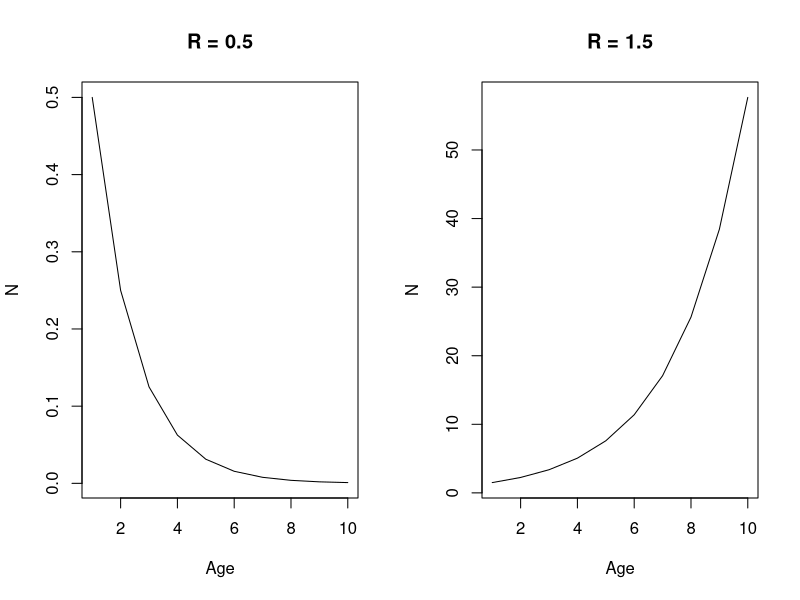
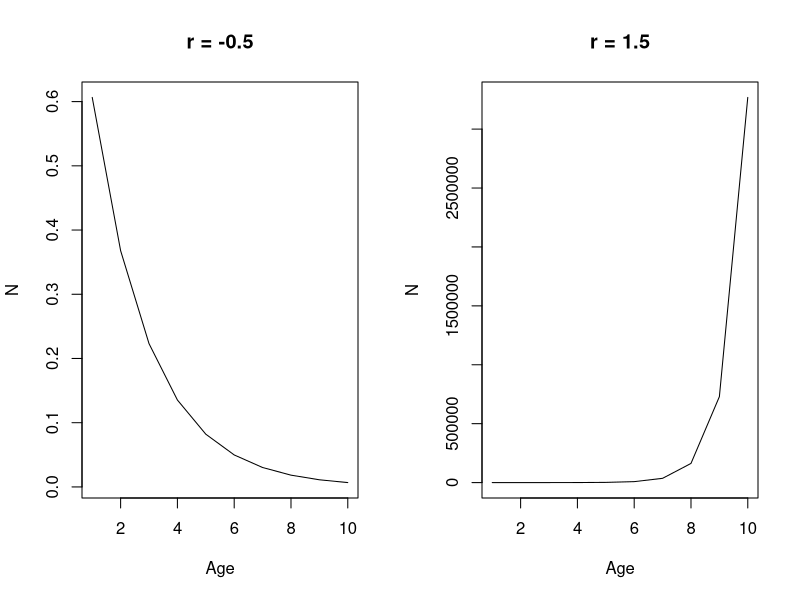
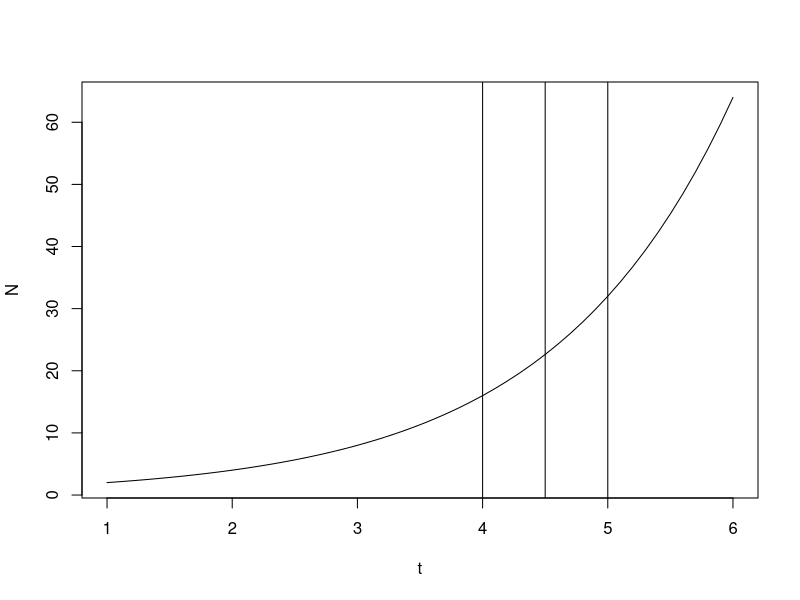
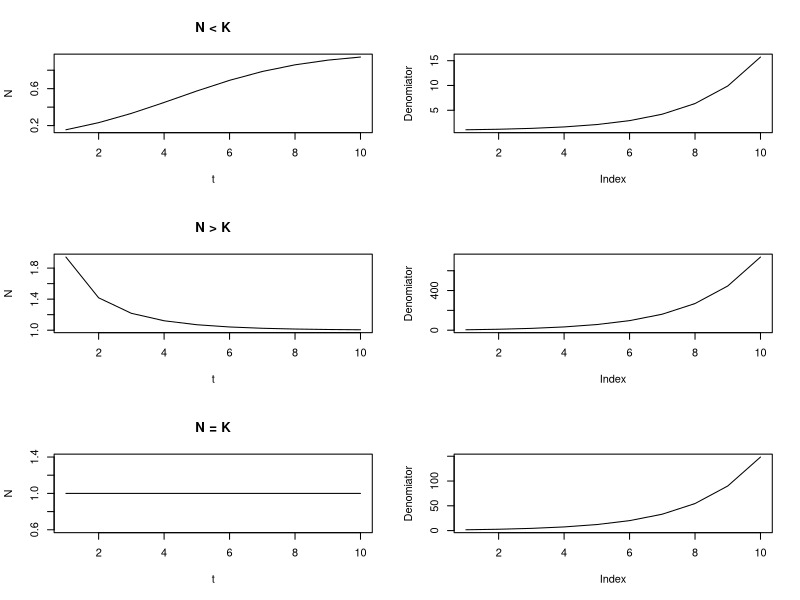
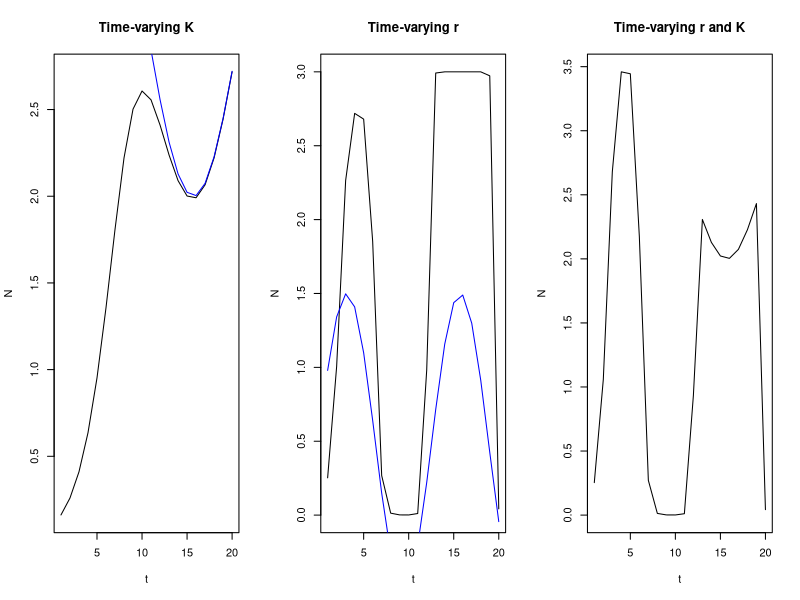
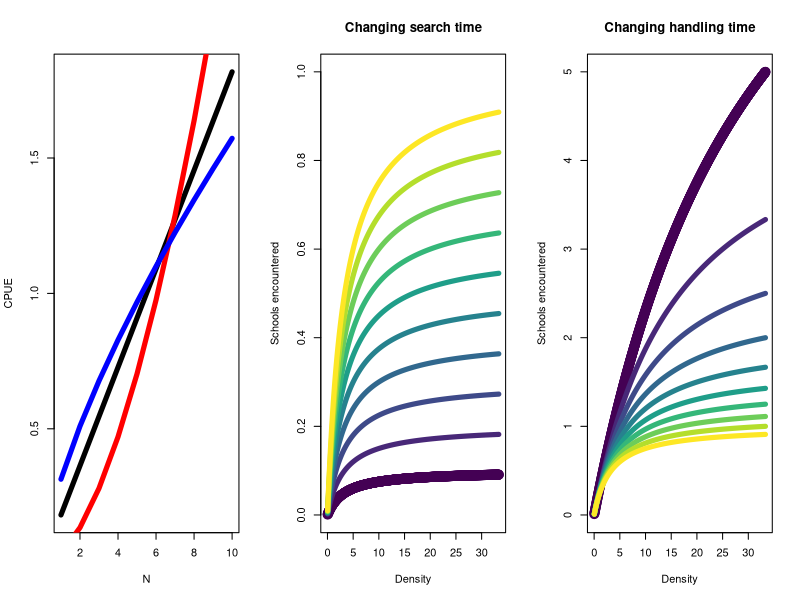
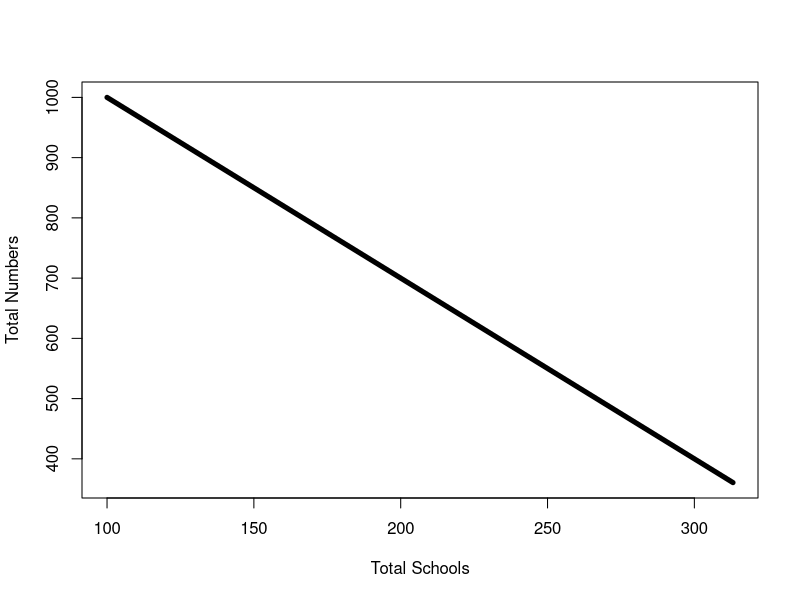
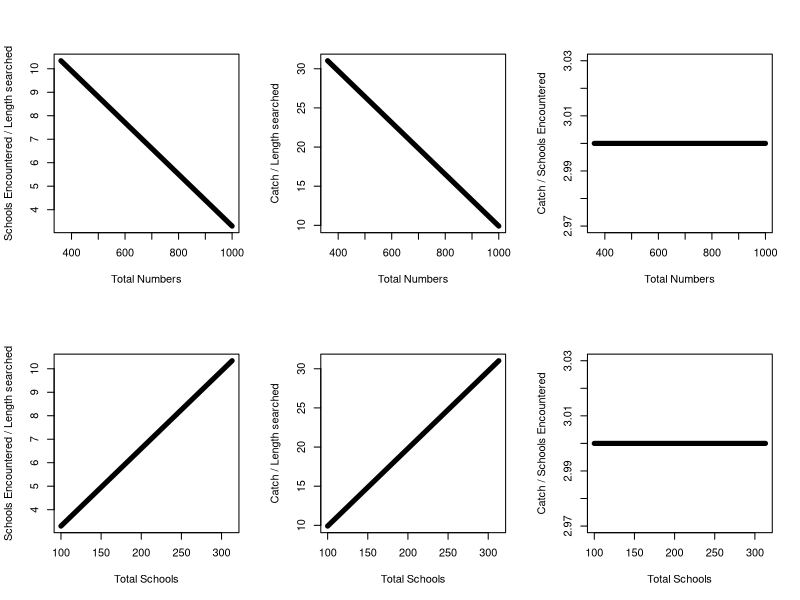

Here is the R script that generated these plots, in order:
## ---- chunk 1
R_0.5 <- 0.5 # Constant ratio of growth
R_1.5 <- 1.5 # Constant ratio of growth
t <- seq(1,10,1) # time index
N <- 1 # Numbers in time 1

par(mfrow = c(1,2))
plot(N*R_0.5^t, xlab = "Age", ylab = "N", main = "R = 0.5", type = "l")
plot(N*R_1.5^t, xlab = "Age", ylab = "N", main = "R = 1.5", type = "l")
## ---- chunk 2
R_0.5 <- -0.5 # instantaneous rate of growth 
R_1.5 <- 1.5 # instantaneous rate of growth 
t <- seq(1,10,1) # time index
N <- 1 # Numbers in time 1

par(mfrow = c(1,2))
plot(N*exp(R_0.5*t), xlab = "Age", ylab = "N", main = "r = -0.5", type = "l")
plot(N*exp(R_1.5*t), xlab = "Age", ylab = "N", main = "r = 1.5", type = "l")
## ---- chunk 3
N0 <- 1 # start numbers
R <- log(2) # change in growth
t <- seq(1,6, 0.1) # time sequence
par(mfrow = c(1,1))
plot(t, N0 * exp(R * t), type = "l", xlab = "t", ylab = "N")
abline(v = 4)
abline(v = 4.5)
abline(v = 5)
## ---- chunk 4
N01 <- 0.1 # start N
N02 <- 5 # start N
N03 <- 1 # start N
r <- 0.5 # rate of growth
K <- 1 # carrying capacity
t <- seq(1, 10, 1) # time index
par(mfrow = c(3,2))
plot(t, N01 * exp(r * t) / (1 - (N01/K) + (N01/K * exp(r*t))), type = "l", ylab = "N", main = "N < K")
plot((1 - N01/K + N01/K * exp(r*t)), type = "l", ylab = "Denomiator")
plot(t, N02 * exp(r * t) / (1 - (N02/K) + (N02/K * exp(r*t))), type = "l", ylab = "N", main = "N > K")
plot((1 - N02/K + N02/K * exp(r*t)), type = "l", ylab = "Denomiator")
plot(t, N03 * exp(r * t) / (1 - (N03/K) + (N03/K * exp(r*t))), type = "l", ylab = "N", main = "N = K")
plot((1 - N03/K + N03/K * exp(r*t)), type = "l", ylab = "Denomiator")
## ---- chunk 5
N01 <- 0.1
t <- seq(1, 20, 1) # time index
r_constant <- 0.5 # constant rate of growth
r <- sin(0.5 * t) + 0.5 # rate of growth
K <- sin(0.3*t) + 3 # carrying capacity
K_constant <- 3 # constant K

par(mfrow = c(1,3))
plot(t, N01 * exp(r_constant * t) / (1 - (N01/K) + (N01/K * exp(r_constant*t))), type = "l", ylab = "N", main = "Time-varying K")
lines(t, K, col = "blue")
plot(t, N01 * exp(r * t) / (1 - (N01/K_constant) + (N01/K_constant * exp(r*t))), type = "l", ylab = "N", main = "Time-varying r")
lines(t, r, type = "l", col = "blue")
plot(t, N01 * exp(r * t) / (1 - (N01/K) + (N01/K * exp(r*t))), type = "l", ylab = "N", main = "Time-varying r and K")

## ---- chunk 6
q <- 1 # catchability
N <- seq(1, 10, 1) # abundance
E <- 3 # effort
alpha <- 0 # alpha for effort
beta_1 <- 0 # beta for abundance (proportional)
beta_2 <- 0.8 # beta for abundance (hyperdepletion)
beta_3 <- -0.3 # beta for abundance (hyperstable)

CPUE_prop <- (q * E^(alpha) * N^(beta_1)) * N
CPUE_prop <- CPUE_prop / mean(CPUE_prop)
CPUE_hd <- (q * E^(alpha) * N^(beta_2)) * N
CPUE_hd <- CPUE_hd / mean(CPUE_hd)
CPUE_hs <- (q * E^(alpha) * N^(beta_3)) * N
CPUE_hs <- CPUE_hs / mean(CPUE_hs)

plot(N, CPUE_prop, ylab = "CPUE", xlab = "N", type = "l", lwd = 5)
lines(N,CPUE_hd, ylab = "CPUE", xlab = "N", type = "l", col = "red", lwd = 5) 
lines(N, CPUE_hs, ylab = "CPUE", xlab = "N", type = "l", col = "blue", lwd = 5)
## ---- chunk 7
a = 0.3 # search rate
tau_s = seq(0.1, 1, 0.1) # search per unit time
tau_h = 1 # handling per unit time
D = seq(1, 1e3, 1) / 30 # density

col = viridis::viridis(n = length(tau_s))
for(i in 1:length(tau_s)) {
  if(i == 1) plot(D, (a * tau_s[i] * D) / (1 + (a * tau_h * D)), lwd = 5, col = col[i], ylim = c(0,1),
                  xlab = "Density", ylab = "Schools encountered", main = "Changing search time")
  else lines(D, (a * tau_s[i] * D) / (1 + (a * tau_h * D)), lwd = 5, col = col[i])
}
## ---- chunk 8
a = 0.3 # search rate
tau_h = seq(0.1, 1, 0.1) # handling per unit time
tau_s = 1 # search per unit time
D = seq(1, 1e3, 1) / 30 # density
col = viridis::viridis(n = length(tau_h))
for(i in 1:length(tau_h)) {
  if(i == 1) plot(D, (a * tau_s * D) / (1 + (a * tau_h[i] * D)), lwd = 5, col = col[i], ylim = c(0,5),
                  xlab = "Density", ylab = "Schools encountered", main = "Changing handling time")
  else lines(D, (a * tau_s * D) / (1 + (a * tau_h[i] * D)), lwd = 5, col = col[i])
}
## ---- chunk 9
N_1 = 100 # number of schools in pop
S_t = 10 # number of individuals per school
T_1 = N_1 * S_t # number of total individuals
A = 100 # total pop area
L_t = 10 # length searched
Cbar = 3 # number of individuals killed per school encountered
x = 2 # school fragment when encountered
a = b = 0.5 # c(St) relationship encounter parameters
cS_t = a + (b * log(S_t) )# effective area searched
t = seq(1, 5, 1) # time

# set up empty vectors
N_vec = vector() # total number of schools
T_vec = vector() # total individuals
n_vec = vector() # schools encountered
C_vec = vector() # catch 
nL = vector() # schools encountered / length searched
CL = vector() # catch / length searched
Cn = vector() # catch per number of schools encountered

for(i in 1:length(t)) {
  if(i == 1) {
    N_vec[i] = N_1 # total schools
    T_vec[i] = T_1 # total individuals
  } # time i = 1
  
  # population dynamics
  n_vec[i] = ((2 * L_t * cS_t) / A) * N_vec[i] # total number of schools encountered
  C_vec[i] = Cbar * n_vec[i] # total catch
  if(i < length(t))T_vec[i+1] = T_vec[i] - C_vec[i] # total abundance in the next year
  if(i < length(t))N_vec[i+1] = N_vec[i] + (x - 1) * n_vec[i] # update to the number of schools after fragmenting
  
  # cpue measures
  nL[i] = n_vec[i] / L_t
  CL[i] = C_vec[i] / L_t
  Cn[i] = C_vec[i] / n_vec[i]
}

# Relationships between Total Schools and Number of individuals
par(mfrow = c(1,1))
plot(N_vec, T_vec, type = "l", lwd = 5, xlab = "Total Schools", ylab = "Total Numbers" )

# Relationships between CPUE and population vectors
par(mfrow = c(2,3))
plot(T_vec, nL, type = "l", lwd = 5, xlab = "Total Numbers", ylab = "Schools Encountered / Length searched" )
plot(T_vec, CL, type = "l", lwd = 5, xlab = "Total Numbers", ylab = "Catch / Length searched" )
plot(T_vec, Cn, type = "l", lwd = 5, xlab = "Total Numbers", ylab = "Catch / Schools Encountered" )
plot(N_vec, nL, type = "l", lwd = 5, xlab = "Total Schools", ylab = "Schools Encountered / Length searched" )
plot(N_vec, CL, type = "l", lwd = 5, xlab = "Total Schools", ylab = "Catch / Length searched" )
plot(N_vec, Cn, type = "l", lwd = 5, xlab = "Total Schools", ylab = "Catch / Schools Encountered" )

## ---- chunk 10
q_1 = 1 # catchability
E = seq(1, 7, 1) # effort expended
cumsum_E = cumsum(E) # cumulative sum of effort to update q
t = seq(1,length(E),1) # time index
sigma_2 = 0.05 # variance of normal
q_t = vector()

# Change in q over time for a cohort after increased expended total effort
par(mfrow = c(1,2))
for(i in t) q_t[i] = q_1 - sigma_2 * cumsum_E[i]
plot(t, q_t, xlab = "t", ylab = "q", main = "Change in q over time after expended effort", lwd = 5, type = "l")
  
# Change in the pdf of q after expended effort
col = viridis::viridis(n = length(q_t))
curve(dnorm(x, q_t[1], sigma_2), from=-1, to=1, col = col[i], lwd = 5, xlab = "q", ylab = "pdf", main = "Change in pdf of q")
for(i in 2:length(t)) curve(dnorm(x, q_t[i], sigma_2), from=-1, to=1, col = col[i], lwd = 5, xlab = "q", ylab = "pdf", add = TRUE)
## ---- chunk 11
lambda_1 = 1 # lambda to adjust q
q_1 = 1/lambda_1 # catchability
E = seq(1, 7, 1) # effort expended
t = seq(1,length(E),1) # time index
q_t = vector() # q vector
lambda_t = vector() # lambda vector

# initialize 
q_t[1] = q_1
lambda_t[1] = lambda_1
# loop through to calculate quantities
for(i in 2:length(t)) {
  lambda_t[i] = lambda_t[i - 1] + E[i-1]
  q_t[i] = 1/lambda_t[i] 
}

# gear selectivity
sel = 1 / (1 + exp(- 5 * (t - 1)))
par(mfrow = c(1,3))
plot(t, q_t, xlab = "t", ylab = "q", main = "Change in q over time after expended effort", lwd = 5, type = "l")
plot(t, sel, xlab = "t", ylab = "Selectivity", main = "Gear Selectivity", lwd = 5, type = "l")
plot(t, q_t * sel, xlab = "t", ylab = "q * Sel", main = "q * Gear Selectivity", lwd = 5, type = "l")
## ---- chunk 12
m = 25 # maximum productivity
B_inf = 100 # K of biomass
eq_F = seq(0.01, 1, 0.1) # fishing mortality
B_star = B_inf - (B_inf^2/(4*m))*eq_F
plot(eq_F,B_star, xlab = "F", ylab = "B", lwd = 5, type = "l",
     main = "Relationship between equilibrium Biomass and F")
## ---- chunk 13
m = 25 # maximum productivity
B_inf = 100 # K of biomass
B = seq(0, 100) # sequence of B
q = 0.03 # catchability (for effort paramterization)
eq_F = seq(0.01, 4*m/B_inf, length.out = length(B)) # fishing mortality
eq_E = eq_F / q # equilibrium effort
Yield = (((4 * m )/ B_inf )* (1 - (B / B_inf)) * B) # yield 
Yield_wF = B_inf * eq_F - ((B_inf^2) / (4*m)) * eq_F^2 # yield with F
Yield_wE = B_inf * q*eq_E - ((B_inf^2) / (4*m)) * (q*eq_E)^2 # yield with effort

par(mfrow = c(1,3))
plot(B, Yield, type = "l", lwd = 5, xlab = "Biomass", main = "Equilibrium Biomass and Yield")
abline(v = B_inf/2, col = "blue", lwd = 5, lty = 2)

plot(eq_F, Yield_wF, xlab = "F", main = "Equilibrium F and Yield", type = "l", lwd = 5)
abline(v = 2*m/B_inf, col = "blue", lwd = 5, lty = 2)

plot(eq_E, Yield_wE, xlab = "Effort", main = "Equilibrium Effort and Yield", type = "l", lwd = 5)
abline(v = (2*m)/(q*B_inf), col = "blue", lwd = 5, lty = 2)
## ---- chunk 14
m = 25 # maximum productivity
B_inf = 100 # K of biomass
B0 = 30 # virgin biomass
eq_F = seq(0.01, 1.5, 0.1) # fishing mortality
B_star = B_inf - (B_inf^2/(4*m))*eq_F # change in biomass according to equilibrium F
t = seq(0, 30, 1) # time
col = viridis::viridis(n = length(eq_F))

for(i in 1:length(eq_F)) {
  if(i == 1) plot(t, B_star[i] / (1 + ((B_star[i] - B0) / B0) * exp(-(((4*m)/B_inf) - eq_F[i])*t)), 
                  type = "l", ylim = c(0, 100), xlab = "Time", ylab = "Biomass", col = col[i], lwd = 5)
  else lines(t, B_star[i] / (1 + ((B_star[i] - B0) / B0) * exp(-(((4*m)/B_inf) - eq_F[i])*t)), 
                  type = "l", ylim = c(0, 100), xlab = "Time", ylab = "Biomass", col = col[i], lwd = 5)
}
## ---- chunk 15
n = c(0.1, 0.2, 0.5, 0.9, 1.5 , 3, 4) # n parameter to shift curve
B_inf = 100 # b inf
m = 25 # max prod
gamma = (n^(n/(n-1))) / (n-1) # gamma parameter
B = seq(1, 100) # biomass
col = viridis::viridis(n = length(gamma))
for(i in 1:length(col)) {
  if(i == 1) plot(B , gamma[i] * m *(B/B_inf) - (gamma[i] * m *(B/B_inf)^n[i]), type = "l", col = col[i], lwd = 5,
                  ylab = "dP/dt", main = "Change in latent productivity")
  else lines(B , gamma[i] * m *(B/B_inf) - (gamma[i] * m *(B/B_inf)^n[i]), type = "l", col = col[i], lwd = 5,)
}
## ---- chunk 16
m = 25 # maximum productivity
B_inf = 100 # K of biomass
eq_F = seq(0.01, 0.75, 0.05) # fishing mortality
n = c(0.1, 0.2, 0.5, 0.9, 1.5 , 3, 4) # n parameter to shift curve
gamma = (n^(n/(n-1))) / (n-1) # gamma parameter

col = viridis::viridis(n = length(gamma))
for(i in 1:length(col)) {
  if(i == 1) plot(eq_F , B_inf * (1 - (B_inf/(gamma[i]*m))*eq_F)^(1/(n[i]-1)), type = "l", col = col[i], lwd = 5,
                  xlab = "F", ylab = "B", main = "Change in equilibrium biomass")
  else lines(eq_F , B_inf * (1 - (B_inf/(gamma[i]*m))*eq_F)^(1/(n[i]-1)), type = "l", col = col[i], lwd = 5,)
}
## ---- chunk 17
m = 25 # maximum productivity
B_inf = 100 # K of biomass
eq_F = seq(0.01, 5, 0.05) # fishing mortality
n = c(0.1, 0.2, 0.5, 0.7 , 1.75) # n parameter to shift curve
gamma = (n^(n/(n-1))) / (n-1) # gamma parameter

col = viridis::viridis(n = length(gamma))
par(mfrow = c(1,2))
for(i in 1:length(col)) {
  if(i == 1) plot(eq_F , eq_F * B_inf * (1 - (B_inf/(gamma[i]*m))*eq_F)^(1/(n[i]-1)), type = "l", col = col[i], lwd = 5,
                  xlab = "F", ylab = "Yield", main = "Change in equilibrium yield")
  else lines(eq_F , eq_F * B_inf * (1 - (B_inf/(gamma[i]*m))*eq_F)^(1/(n[i]-1)), type = "l", col = col[i], lwd = 5,)
  abline(v = ((n[i]-1)/n[i] )* ((gamma[i] * m) / B_inf), col = col[i], lty = 2, lwd = 3) # fmsy
}

n = seq(0.1, 5, 0.2) # n parameter to shift curve
gamma = (n^(n/(n-1))) / (n-1) # gamma parameter
plot(n, ((n-1)/n )* ((gamma * m) / B_inf), type = "l", xlab = "n", ylab = "Fmsy",
     main = "Fmsy ~ n", lwd = 5)
## ---- chunk 18
b_inf = 100 # k
m = 30 # max productivity
b_m = b_inf * 0.368 # msy
eq_F = seq(0.01, 1, 0.05) # equilibrium f
eq_B = b_inf * exp(-(b_m/m )* eq_F)

plot(eq_F, eq_B, lwd = 5, type = "l", xlab = "F", ylab = "B", 
     main = "Equilibrium Biomass ~ Equilibrium F (Fox model, PT model; n => 1)")
## ---- chunk 19
b_inf = 100 # k
m = 10 # max productivity
b_m = b_inf * 0.368 # msy
eq_F = seq(0.01, 1, 0.05) # equilibrium f
eq_B = b_inf * exp(-(b_m/m )* eq_F) # equilibrium biomass
eq_Y = eq_F * eq_B # equilibrium yield 
par(mfrow = c(1,2))
plot(eq_B, eq_Y, lwd = 5, type = "l", xlab = "B", ylab = "Y", main = "Equilbrium Yield ~ Equilibrium Biomass")
plot(eq_F, eq_Y, lwd = 5, type = "l", xlab = "F", ylab = "Y", main = "Equilbrium F ~ Equilibrium Biomass")
## ---- chunk 20
m = 25 # max productivity 
b_inf = 100 # binf
t = seq(0,50, 10) # threshold
b = seq(1, 100, 1) # biomass

col = viridis::viridis(n = length(t))
for(i in 1:length(t)) {
  P = (((4*m) / (b_inf - t[i])) * (b-t[i]) ) - (((4*m) / (b_inf - t[i])^2) * (b-t[i])^2 ) # productivity
  if(i == 1) plot(b, P, type = "l", lwd = 5, col = col[i], xlab = "B", ylab = "P", ylim = c(-25, 25), main = "Latent Productivity (GS Model) at different thresholds")
  else lines(b, P, type = "l", lwd = 5, col = col[i])
}
abline(h = 0, lty = 2, lwd = 3)
## ---- chunk 21
alpha = 0.5 # net fec x survival
s = seq(1, 500, 1) # spawners
r = alpha * s # recruits

par(mfrow = c(1, 2))
plot(s, r, xlab = "Spawners", ylab = "Recruits", lwd = 5, type = "l", main = "Recruits ~ Spawners")
plot(s, r/s, xlab = "Spawners", ylab = "Recruits/Spawners", 
     lwd = 5, type = "l", main =  "Recruits/Spawners ~ Spawners")
## ---- chunk 22
R = 1 # constant recruitment (or mean recruitment)
N0 = seq(1, 5, 1)
l = 1 / N0 # survival of eggs
plot(N0,l, type = "l", lwd = 5, xlab = "N0", ylab = "Net survival of eggs to recruits (l)")
## ---- chunk 23
a = 0.5 # alpha 
beta = 5 # beta
s = seq(1, 50, 1) # spawners
r = s / (a + beta*s) # recruits
max_rec = 1 / beta # maximum recruitment possible (conditioned on your density dependent factor)

par(mfrow = c(1,2))
plot(s, r, xlab = "Spawners", ylab = "Recruits", lwd = 5, type = "l")
abline(h = max_rec, lty = 2)
plot(s, r/s, xlab = "Spawners", ylab = "Recruits/Spawners", lwd = 5, type = "l")
## ---- chunk 24
a = 0.5 # alpha 
beta = 0.3 # beta
s = seq(1, 15, 0.1) # spawners
r = a * s * exp(-beta * s)
max_rec = 1 / beta # maximum recruitment possible (conditioned on your density dependent factor)

par(mfrow = c(1,2))
plot(s, r, xlab = "Spawners", ylab = "Recruits", lwd = 5, type = "l")
abline(h = max_rec, lty = 2)
plot(s, r/s, xlab = "Spawners", ylab = "Recruits/Spawners", lwd = 5, type = "l")
## ---- chunk 25
alpha = 0.3 # prod par
beta = 0.5 # opt par
gamma = c(-1, 0.0001, -5e3) # skewness
s = seq(1, 10, 1)
par(mfrow = c(1,3))
plot(s, alpha * s * (1-beta*gamma[1]*s)^(1/gamma[1]), lwd = 5, type = "l", main = "Gamma = -1, BH", xlab = "S", ylab = "R")
plot(s, alpha * s * (1-beta*gamma[2]*s)^(1/gamma[2]), lwd = 5, type = "l", main = "Gamma ~= 0, Ricker", xlab = "S", ylab = "R")
plot(s, alpha * s * (1-beta*gamma[3]*s)^(1/gamma[3]), lwd = 5, type = "l", main = "Gamma ~= -Inf, Proportional", xlab = "S", ylab = "R")
